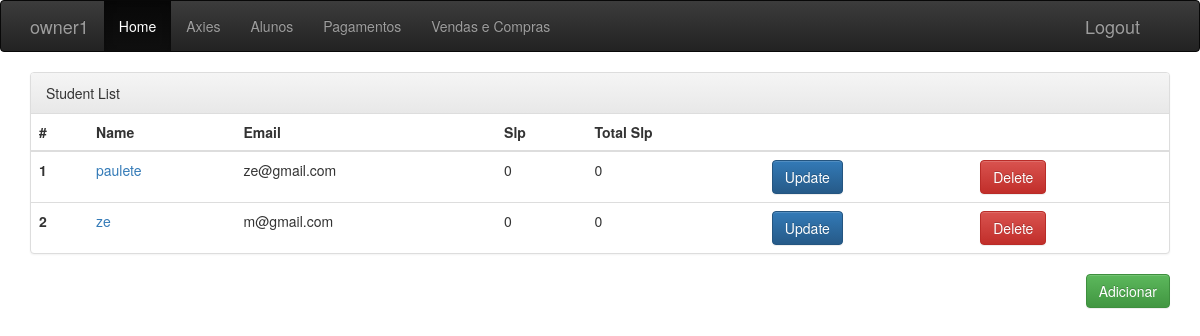
The page /student/ (signed in) on the database as committed earlier.
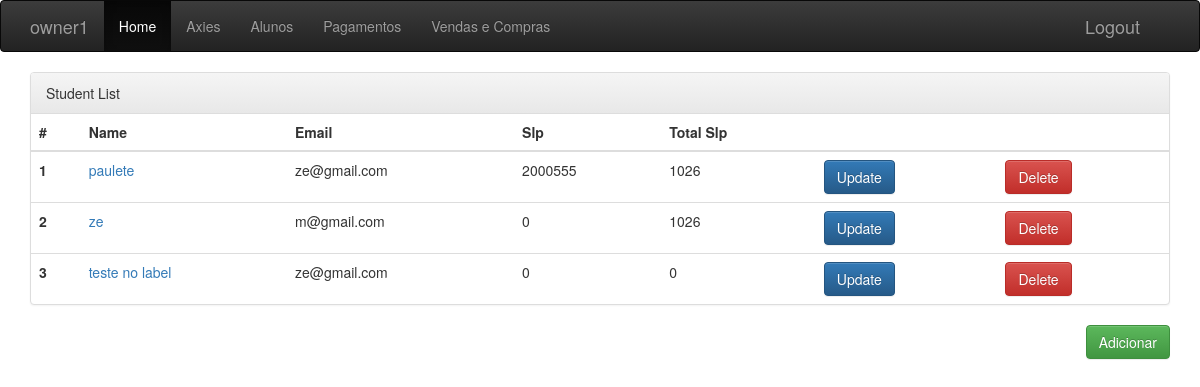
The same page on the database as committed later.
### manager/models.py (models this page shows, shortened)
class Student(models.Model):
    name = models.CharField(max_length=200)
    email = models.EmailField(max_length=100)
    start_date = models.DateField(blank=True, null=True)
    current_slp = models.PositiveIntegerField(default=0)
    total_slp = models.PositiveIntegerField(default=0)
    active = models.BooleanField(default=False)
    observarion = models.TextField(blank=True, null=True)
    ronin_id = models.CharField(max_length=42, null=True, blank=True)
    user = models.ForeignKey(User, related_name="userStudents", on_delete=models.DO_NOTHING)

### manager/views.py (the view)
# urls.py: path('student/', views.StudentListView.as_view(), name="student_list"),
class StudentListView(LoginRequiredMixin, ListView):
    login_url = "/"
    model = Student
    def get_queryset(self):
        return Student.objects.filter(user_id=self.request.user.id)

### manager/templates/manager/student_list.html
{% extends "manager/base.html" %}
{% block content %}
    <div class="panel panel-default">
        <div class="panel-heading">Student List</div>
            <table class="table">
                <thead>
                    <tr>
                        <th>#</th>
                        <th>Name</th>
                        <th>Email</th>
                        <th>Slp</th>
                        <th>Total Slp</th>
                        <th></th>
                        <th></th>
                    </tr>
                </thead>
                <tbody>
                    {% for student in student_list %}
                        <tr>
                            <th scope="row">{{ forloop.counter }}</th>
                            <td><a href="{% url 'student_detail' pk=student.pk %}">{{ student.name }}</a></td>
                            <td>{{ student.email }}</td>
                            <td>{{ student.current_slp }}</td>
                            <td>{{ student.total_slp }}</td>
                            <td><a href="{% url 'student_update' pk=student.pk %}"><button type="button" class="btn btn-primary">Update</button></a></td>
                            <td><a href="{% url 'student_delete' pk=student.pk %}"><button type="button" class="btn btn-danger">Delete</button></a></td>
                        </tr>
                    {% endfor %}
                </tbody>
            </table>
        </div>
        <a href="{% url 'student_form' %}"><button type="button" class="btn btn-success" style="float: right;">Adicionar</button></a>
    </div>
{% endblock %}

Rows that differ between the two databases and show on the page:
changed Student "paulete": current_slp "0" → "2000555"; total_slp "0" → "1026"
changed Student "ze": total_slp "0" → "1026"
added Student: name "teste no label", email "ze@gmail.com", current_slp "0", total_slp "0"
